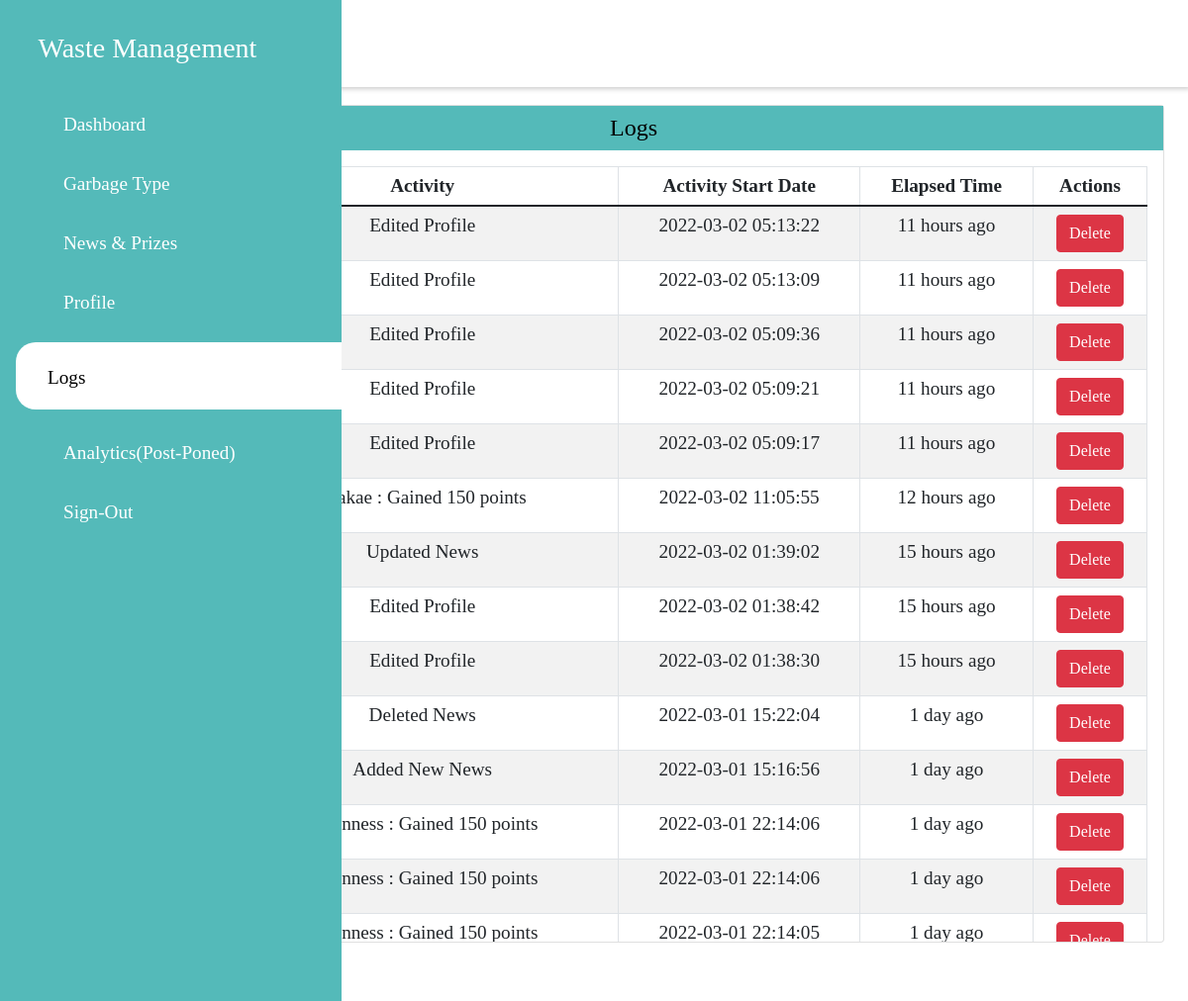
The page /admin/actionlog.php (signed in) on the database its author committed.
### tables this page shows
CREATE TABLE `logs` (
  `id` int(11) NOT NULL,
  `user` varchar(255) NOT NULL,
  `activity` varchar(255) NOT NULL,
  `datetime` datetime NOT NULL DEFAULT current_timestamp(),
  `daysago` timestamp NOT NULL DEFAULT current_timestamp() ON UPDATE current_timestamp()
);

### admin/actionlog.php (the view, shortened to what this page needs)
<?php
include('connections/connection.php');
function time_elapsed_string($datetime, $full = false) {
    $now = new DateTime;
    $ago = new DateTime($datetime, new DateTimeZone('Asia/Manila'));
    $diff = $now->diff($ago);
    $diff->w = floor($diff->d / 7);
    $diff->d -= $diff->w * 7;
    $string = array(
        'y' => 'year',
        'm' => 'month',
        'w' => 'week',
        'd' => 'day',
        'h' => 'hour',
        'i' => 'minute',
        's' => 'second',
    );
    foreach ($string as $k => &$v) {
        if ($diff->$k) {
            $v = $diff->$k . ' ' . $v . ($diff->$k > 1 ? 's' : '');
        } else {
            unset($string[$k]);
        }
    }
    if (!$full) $string = array_slice($string, 0, 1);
    return $string ? implode(', ', $string) . ' ago' : 'just now';
}
?>
<!DOCTYPE HTML>
<html>
<head>
    <link href="css/newstyle.css" rel="stylesheet" type="text/css" /></link>
    <link href="css/prize.css" rel="stylesheet" type="text/css" /></link>
    <link href="css/news.css" rel="stylesheet" type="text/css" /></link>
    <link href="css/members.css" rel="stylesheet" type="text/css" /></link>
    <link href="css/logs.css" rel="stylesheet" type="text/css" /></link>
    <link rel="stylesheet" href="https://maxst.icons8.com/vue-static/landings/line-awesome/font-awesome-line-awesome/css/all.min.css">
    <link rel="stylesheet" href="https://maxst.icons8.com/vue-static/landings/line-awesome/line-awesome/1.3.0/css/line-awesome.min.css">
    <link rel="stylesheet" type="text/css" href="https://cdn.jsdelivr.net/npm/slick-carousel@1.8.1/slick/slick.css"/>
    <link href="https://cdn.jsdelivr.net/npm/bootstrap@5.1.3/dist/css/bootstrap.min.css" rel="stylesheet">
</head>
<body>
    <div class="sidebar">
        <div class="sidebar-brand">
        <h3><span class="las la-leaf"></span> <span>Waste Management</span> </h3>
        </div>
        <div class="sidebar-menu">
            <ul>
                <li>
                    <a href="newindex.php"><span class="las la-signal"></span>
                    <span>Dashboard</span></a>
                </li>
                <li>
                    <a href="garbagetype.php"><span class="las la-signal"></span>
                    <span>Garbage Type</span></a>
                </li>
                <li>
                    <a href="carousel.php"><span class="las la-signal"></span>
                    <span>News & Prizes</span></a>
                </li>
                <li>
                    <a href="members.php"><span class="las la-signal"></span>
                    <span>Profile</span></a>
                </li>
                <li>
                    <a href="actionlog.php" class="active"><span class="las la-signal"></span>
                    <span>Logs</span></a>
                </li>
                <li>
                    <a href="#"><span class="las la-signal"></span>
                    <span>Analytics(Post-Poned)</span></a>
                </li>
                <li>
                    <a href="logout.php" onclick="return confirm('Are you sure')"><span class="las la-signal"></span>
                    <span>Sign-Out</span></a>
                </li>
            </ul>
        </div>
    </div>
    <div class="main-content">
        <header>
            <h1>
                <label for="navigation-toggle">
                    <div><span class="las la-bars"></span>Log</div>
                </label>
            </h1>
        </header>
        <main>
        <div class="log-grid">
                    <div class="leaderboards">
                        <div class="card">
                            <div class="logheader" style="text-align:center;">
                                <h4>Logs</h4>
                            </div>
                            <div class="logcard-body">
                                <table class="table table-striped table-bordered" id="datatable">
                                    <thead>
                                    <tr>
                                        <th>User</th>
                                        <th>Activity</th>
                                        <th>Activity Start Date</th>
                                        <th>Elapsed Time</th>
                                        <th>Actions</th>
                                    </tr>
                                    </thead>
                                    <tbody>
                                        <?php
                                        $sql = "SELECT * FROM logs ORDER by id  DESC";
                                        $result = mysqli_query($conn, $sql);
                                        $rows = mysqli_fetch_assoc($result);
                                        $rank = 1;
                                        $number = 0;
                                        do { ?>
                                            <tr>
                                                <td><?php echo $rows['user'];?></td>
                                                <td><?php echo $rows['activity'];?></td>
                                                <td><?php echo $rows['datetime'];?></td>
                                                <td><?php echo time_elapsed_string($rows['daysago']);?></td>
                                                <td>
                                                    <a href="deletelog.php?ID=<?php echo $rows['id'];?>" class="btn btn-danger">Delete</a>
                                                </td>
                                            </tr>
                                        <?php $rank++;} while (($rows = mysqli_fetch_assoc($result)) and ($number <= 10))?>
                                    </tbody>
                                </table>
                            </div>
                        </div>
                    </div>
    </main>
    </div>
</body>
</html>

### admin/css/newstyle.css (style rules this page uses)
* { padding: 0%; margin: 0%; box-sizing: border-box; list-style-type: none; text-decoration: none !important; font-family: '游ゴシック'; }
.sidebar { transition: left 300ms; width: 345px; position: fixed; left: 0%; top: 0%; height: 100%; background: #54BAB9; z-index: 100; }
.main-content { transition: margin-left 300ms; margin-left: 345px; }
.sidebar-brand { height: 90px; padding: 1rem 0rem 1rem 2rem; color: white; font-size: 1rem; margin-top: 1rem; margin-bottom: -1rem; }
.sidebar-brand span { display: inline-block; padding-right: 0rem; }
.sidebar-menu li { width: 100%; margin-bottom: 1.5rem; padding-left: -1rem; margin-left: -1rem; }
.sidebar-menu a { display: block; color: white; font-size: 1.2rem; padding-left: -1rem; }
.sidebar-menu a span:first-child { font-size: 1.5rem; padding-right: 1rem; margin-left: 1rem; }
.sidebar-menu a.active { background:white; padding-top: 1rem; padding-bottom: 1rem; color:black; border-radius: 20px 0px 0px 20px; margin-right: -1rem; }
.sidebar-menu { margin-top: 1rem; }
header { display: flex; justify-content: space-between; padding:1rem 1.5rem; box-shadow: 2px 2px 5px rgba(0,0,0,0.2); position: fixed; left: 345px; top: 0%; width: calc(100% - 345px); z-index: 100; transition: 300ms; background: white; }
header label span { font-size: 1.7rem; padding-right: 1rem; }
main { margin-top: 45px; padding: 2rem 1.5rem; background: #ffffff; min-height: calc(100vh -90px); }
table { border-collapse: collapse; width: 100%; align-items: center; }
.card { border-radius: 5px; }
@media only screen and (max-width: 1200px) { .main-content { margin-left: 80px; } }
@media only screen and (max-width: 1200px) { .main-content header { width: calc(100% - 80px); left: 80px; } }

### admin/css/members.css (style rules this page uses)
.card { border-radius: 5px; }
.table { width: 100%; overflow: auto; max-height: 30rem; text-align: center; }
.table tr { font-size: 1.2rem; }
.table td { border-top:1px #f0f0f0; border-bottom:1px #f0f0f0; border-style: solid; padding: 0.5rem; }

### admin/css/logs.css (style rules this page uses)
.log-grid { margin-top: 1rem; display: grid; grid-template-columns: 100% auto; grid-gap: 2rem; }
.card { border-radius: 5px; }
.logheader { padding-top: .5rem; background: #54BAB9; color: black; }
.logcard-body { padding: 1rem; min-height: 0%; max-height: 50rem; overflow: auto; }
.table { width: 100%; overflow: auto; max-height: 30rem; text-align: center; }
.table tr { font-size: 1.2rem; }
.table td { border-top:1px #f0f0f0; border-bottom:1px #f0f0f0; border-style: solid; padding: 0.5rem; }

### rows shown on the page
logs: activity "Edited Profile", datetime "2022-03-02 05:13:22", daysago "11 hours ago"
logs: activity "Edited Profile", datetime "2022-03-02 05:13:09", daysago "11 hours ago"
logs: activity "Edited Profile", datetime "2022-03-02 05:09:36", daysago "11 hours ago"
logs: activity "Edited Profile", datetime "2022-03-02 05:09:21", daysago "11 hours ago"
logs: activity "Edited Profile", datetime "2022-03-02 05:09:17", daysago "11 hours ago"
logs: activity "tatakae : Gained 150 points", datetime "2022-03-02 11:05:55", daysago "12 hours ago"
logs: activity "Updated News", datetime "2022-03-02 01:39:02", daysago "15 hours ago"
logs: activity "Edited Profile", datetime "2022-03-02 01:38:42", daysago "15 hours ago"
logs: activity "Edited Profile", datetime "2022-03-02 01:38:30", daysago "15 hours ago"
logs: activity "Deleted News", datetime "2022-03-01 15:22:04", daysago "1 day ago"
logs: activity "Added New News", datetime "2022-03-01 15:16:56", daysago "1 day ago"
logs: activity "Johanness : Gained 150 points", datetime "2022-03-01 22:14:06", daysago "1 day ago"
logs: activity "Johanness : Gained 150 points", datetime "2022-03-01 22:14:06", daysago "1 day ago"
logs: activity "Johanness : Gained 150 points", datetime "2022-03-01 22:14:05", daysago "1 day ago"
